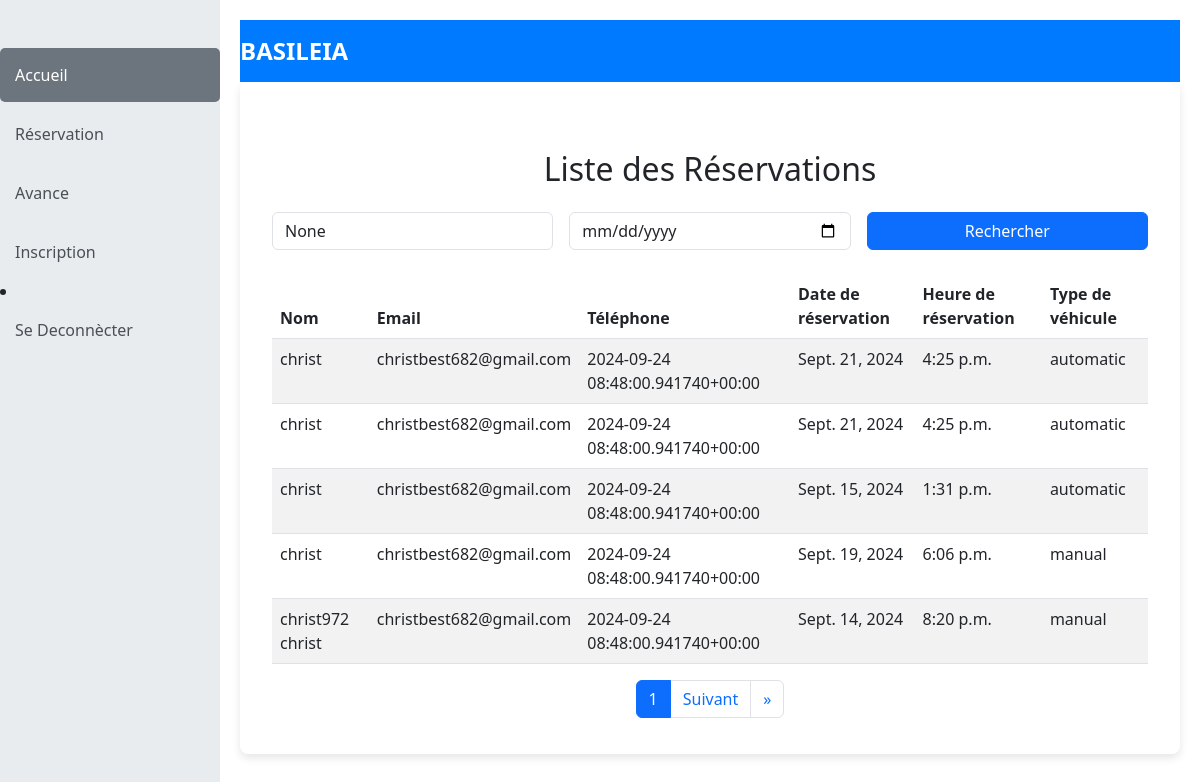
Page /clients/ (signed in) on the earlier database version.
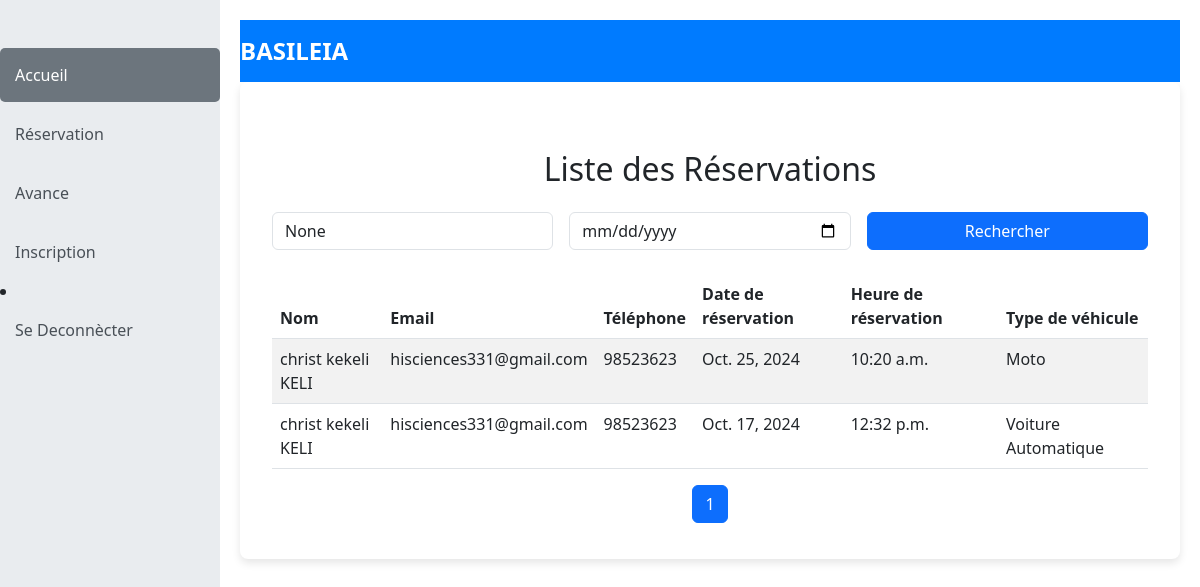
Same page on the later database version.
### reservation/models.py (models this page shows, shortened)
class Reservation(models.Model):
    VEHICLE_CHOICES = [
        ('manual car', 'Voiture Manuel'),
        ('automatic car', 'Voiture Automatique'),
        ('Moto', 'Moto'),
    ]
    nom = models.CharField(max_length=100)
    email = models.EmailField()
    numero=models.CharField(max_length=20)
    date_reservation = models.DateField()
    heure_reservation = models.TimeField()
    type_vehicule = models.CharField(max_length=20, choices=VEHICLE_CHOICES)

### reservation/views.py (the view)
# urls.py: path('clients/', views.clients_list_view, name='clients'),
@login_required  # Limite l'accès aux utilisateurs authentifiés
def clients_list_view(request):
    query_nom = request.GET.get('nom')  # Rechercher par nom
    query_date = request.GET.get('date')  # Rechercher par date
    reservations = Reservation.objects.all()
    if query_nom:
        reservations = reservations.filter(nom__icontains=query_nom)  # Recherche insensible à la casse
    if query_date:
        reservations = reservations.filter(date_reservation=query_date)
    paginator = Paginator(reservations, 5)  # 5 réservations par page
    page_number = request.GET.get('page')
    page_obj = paginator.get_page(page_number)
    return render(request, 'reservation/clients_list.html', {
        'page_obj': page_obj,
        'paginator':paginator,
        'page_number':page_number,
        'query_nom': query_nom,
        'query_date': query_date,
    })

### reservation/templates/reservation/clients_list.html (shortened to what this page needs)
{% extends "reservation/dashboard.html" %}
{% block content %}
<!DOCTYPE html>
<html lang="fr">
<head>
    <link href="https://cdn.jsdelivr.net/npm/bootstrap@5.3.0-alpha1/dist/css/bootstrap.min.css" rel="stylesheet">
</head>
<body>
    <div class="container mt-5">
        <h2 class="text-center mb-4">Liste des Réservations </h2>
        <form method="GET" class="row g-3 mb-4">
            <div class="col-md-4">
                <input type="text" name="nom" class="form-control" placeholder="Rechercher par nom" value="{{ query_nom }}">
            </div>
            <div class="col-md-4">
                <input type="date" name="date" class="form-control" value="{{ query_date }}">
            </div>
            <div class="col-md-4">
                <button type="submit" class="btn btn-primary w-100">Rechercher</button>
            </div>
        </form>
        <table class="table table-striped">
            <thead>
                <tr>
                    <th>Nom</th>
                    <th>Email</th>
                    <th>Téléphone</th>
                    <th>Date de réservation</th>
                    <th>Heure de réservation</th>
                    <th>Type de véhicule</th>
                </tr>
            </thead>
            <tbody>
                {% for reservation in page_obj %}
                    <tr>
                        <td>{{ reservation.nom }}</td>
                        <td>{{ reservation.email }}</td>
                        <td>{{ reservation.numero }}</td>
                        <td>{{ reservation.date_reservation }}</td>
                        <td>{{ reservation.heure_reservation }}</td>
                        <td>{{ reservation.get_type_vehicule_display }}</td>
                    </tr>
                {% empty %}
                    <tr>
                        <td colspan="5" class="text-center">Aucune réservation trouvée.</td>
                    </tr>
                {% endfor %}
            </tbody>
        </table>
    </div>
    <nav aria-label="Pagination">
        <ul class="pagination justify-content-center">
            <li class="page-item active"><a class="page-link">{{ page_obj.number }}</a></li>
            {% if page_obj.has_next %}
                <li class="page-item">
                    <a class="page-link" href="?page={{ page_obj.next_page_number }}{% if query_nom %}&nom={{ query_nom }}{% endif %}{% if query_date %}&date={{ query_date }}{% endif %}">Suivant</a>
                </li>
                <li class="page-item">
                    <a class="page-link" href="?page={{ page_obj.paginator.num_pages }}{% if query_nom %}&nom={{ query_nom }}{% endif %}{% if query_date %}&date={{ query_date }}{% endif %}" aria-label="Dernier">
                        <span aria-hidden="true">&raquo;</span>
                    </a>
                </li>
            {% endif %}
        </ul>
    </nav>
</body>
</html>
{% endblock %}

### reservation/templates/reservation/dashboard.html (shortened to what this page needs)
<!DOCTYPE html>
<html lang="fr">
<head>
    <link href="https://cdn.jsdelivr.net/npm/bootstrap@5.3.0-alpha1/dist/css/bootstrap.min.css" rel="stylesheet">
</head>
<body>
    <nav class="sidebar">
        <div class="sidebar-sticky">
            <ul class="nav flex-column">
                <li class="nav-item">
                    <a class="nav-link active" href="{% url 'acceuil_dashboard' %}">
                        Accueil
                    </a>
                </li>
                <li class="nav-item">
                    <a class="nav-link" href="{% url 'clients' %}">
                        Réservation
                    </a>
                </li>
                <li class="nav-item">
                    <a class="nav-link" href="{% url 'avance' %}">
                        Avance
                    </a>
                </li>
                <li class="nav-item">
                    <a class="nav-link" href="{% url 'inscription_list' %}">
                        Inscription
                    </a>
                </li>
            </ul>
            <li class="nav-item">
                <a class="nav-link" href="{% url 'logout' %}">
                    Se Deconnècter
                </a>
            </li>
        </div>
    </nav>
    <main role="main">
        <nav class="navbar navbar-expand-lg navbar-dark">
            <a class="navbar-brand" href="#">  BASILEIA</a>
        </nav>
        <div class="content">
            {% block content %}{% endblock %}
        </div>
    </main>
</body>
</html>

### reservation/templates/reservation/dashboard.html (style rules this page uses)
body { font-family: 'Roboto', sans-serif; background-color: #f8f9fa; }
.sidebar { position: fixed; top: 0; bottom: 0; left: 0; z-index: 100; padding: 48px 0 0; width: 220px; background-color: #e9ecef; }
.sidebar .nav-link { color: #495057; font-weight: 500; padding: 15px; text-align: left; }
.sidebar .nav-link.active { color: #ffffff; background-color: #6c757d; border-radius: 5px; }
.sidebar .nav-item + .nav-item { margin-top: 5px; }
main { margin-left: 220px; padding: 20px; }
.navbar { background-color: #007bff; padding: 10px; }
.navbar .navbar-brand { color: #ffffff; font-size: 24px; font-weight: 700; }
.content { padding: 20px; background-color: #ffffff; border-radius: 8px; box-shadow: 0 4px 8px rgba(0, 0, 0, 0.1); }

Differences in the rows shown:
removed Reservation: nom "christ", email "christbest682@gmail.com", numero "2024-09-24 08:48:00.941740+00:00", date_reservation "Sept. 21, 2024", heure_reservation "4:25 p.m.", type_vehicule "automatic"
removed Reservation: nom "christ", email "christbest682@gmail.com", numero "2024-09-24 08:48:00.941740+00:00", date_reservation "Sept. 21, 2024", heure_reservation "4:25 p.m.", type_vehicule "automatic"
removed Reservation: nom "christ", email "christbest682@gmail.com", numero "2024-09-24 08:48:00.941740+00:00", date_reservation "Sept. 15, 2024", heure_reservation "1:31 p.m.", type_vehicule "automatic"
removed Reservation: nom "christ", email "christbest682@gmail.com", numero "2024-09-24 08:48:00.941740+00:00", date_reservation "Sept. 19, 2024", heure_reservation "6:06 p.m.", type_vehicule "manual"
removed Reservation: nom "christ972 christ", email "christbest682@gmail.com", numero "2024-09-24 08:48:00.941740+00:00", date_reservation "Sept. 14, 2024", heure_reservation "8:20 p.m.", type_vehicule "manual"
added Reservation: nom "christ kekeli KELI", email "hisciences331@gmail.com", numero "98523623", date_reservation "Oct. 25, 2024", heure_reservation "10:20 a.m.", type_vehicule "Moto"
added Reservation: nom "christ kekeli KELI", email "hisciences331@gmail.com", numero "98523623", date_reservation "Oct. 17, 2024", heure_reservation "12:32 p.m.", type_vehicule "Voiture Automatique"
Other differences:
text no longer shown: "Suivant »"
